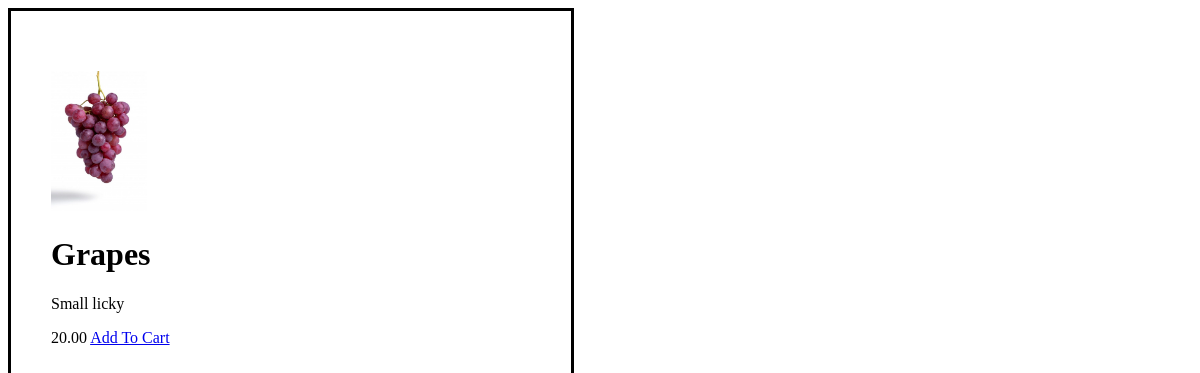
Screenshot of /inventory/products/11/ with the database file from the repository.
### inventory/models.py (models this page shows)
class Product(models.Model):
    Vendor=models.ForeignKey(Vendor,null=True,on_delete=models.CASCADE)
    name=models.CharField(max_length=32, null=True)
    price =models.DecimalField(max_digits=8,decimal_places=2)
    description = models.TextField(max_length=255)
    image =models.ImageField(upload_to='images')
    date_created=models.DateTimeField(auto_now_add=True)
    date_updated =models.DateTimeField(auto_now=True)
    stock=models.PositiveIntegerField()

### inventory/views.py (the view)
# urls.py: path("products/<int:id>/",product_detail,name="product_detail"),
def product_detail(request,id):
    product = Product.objects.get(id=id)
    return render(request,"inventory/product_detail.html",{"product":product})

### templates/inventory/product_detail.html (shortened to what this page needs)
<!DOCTYPE html>
<html lang="en">
<head>
</head>
<body class="body">
    <img class="img" src ="{{product.image.url}}"/>
    <h1 class="product-name">{{ product.name }}</h1>
    <p>{{product.description}}</p>
    <span>{{product.price}}</span>
                <a href="{% url 'cart/cart_list' %}" class="cart_list">Add To Cart</a>
</body>
</html>

### templates/inventory/product_detail.html (style rules this page uses)
.body { justify-content: space-between; border: solid ; width: 40%; padding: 40px; }
.img { width: 20%; }

### rows the page displays
Product: image (picture), name "Grapes", description "Small licky", price "20.00"
